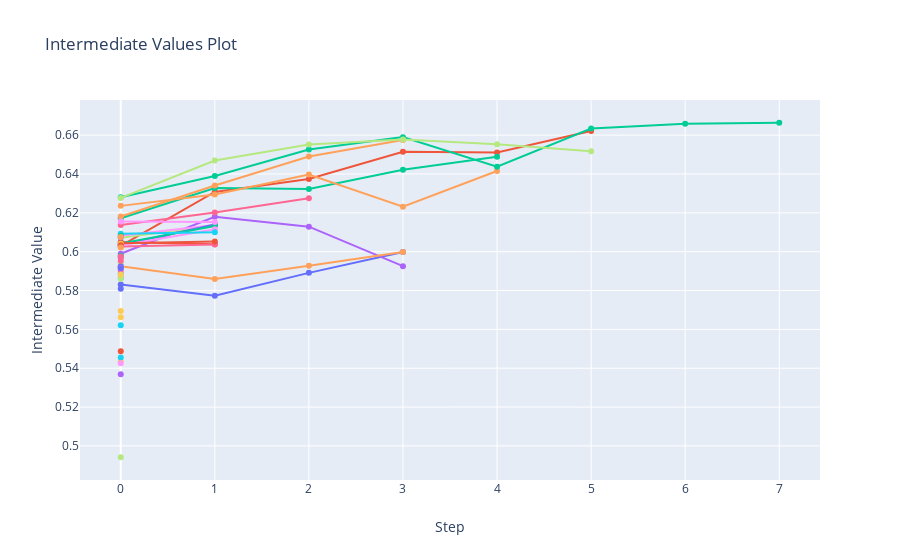

This figure's notebook cell:
### Markdown cell above
## Tuning Visualization

### Code cell
optuna.visualization.plot_intermediate_values(study)
# figure.write_image(f'dnn_results/plots/{algo}_50_trials_w_pruning.png')
# tpe_50_trials_w_pruning_intermed_values
# nsga_50_trials_w_pruning_intermed_values
# pso_50_trials_w_pruning_intermed_values
# harmony_50_trials_w_pruning_intermed_values
# siman_50_trials_w_pruning_intermed_values
# rnd_50_trials_w_pruning_intermed_values

### Figure 1 — Plotly figure (JSON) as saved in the notebook; plotly's stock layout.template omitted (floating-point values rounded to 4 significant figures)
{"data": [{"marker": {"maxdisplayed": 10}, "mode": "lines+markers", "name": "Trial0", "type": "scatter", "x": [0, 1, 2, 3], "y": [0.5831, 0.5773, 0.5891, 0.5999]}, {"marker": {"maxdisplayed": 10}, "mode": "lines+markers", "name": "Trial1", "type": "scatter", "x": [0, 1, 2, 3, 4, 5], "y": [0.6029, 0.6307, 0.6374, 0.6514, 0.6511, 0.6622]}, {"marker": {"maxdisplayed": 10}, "mode": "lines+markers", "name": "Trial2", "type": "scatter", "x": [0, 1, 2, 3, 4], "y": [0.6172, 0.6328, 0.6322, 0.6422, 0.6489]}, {"marker": {"maxdisplayed": 10}, "mode": "lines+markers", "name": "Trial3", "type": "scatter", "x": [0, 1, 2, 3], "y": [0.5989, 0.6179, 0.6129, 0.5925]}, {"marker": {"maxdisplayed": 10}, "mode": "lines+markers", "name": "Trial4", "type": "scatter", "x": [0, 1, 2, 3], "y": [0.5925, 0.586, 0.5927, 0.5999]}, {"marker": {"maxdisplayed": 10}, "mode": "lines+markers", "name": "Trial5", "type": "scatter", "x": [0], "y": [0.5885]}, {"marker": {"maxdisplayed": 10}, "mode": "lines+markers", "name": "Trial6", "type": "scatter", "x": [0, 1, 2], "y": [0.6138, 0.6201, 0.6275]}, {"marker": {"maxdisplayed": 10}, "mode": "lines+markers", "name": "Trial7", "type": "scatter", "x": [0, 1], "y": [0.6072, 0.6135]}, {"marker": {"maxdisplayed": 10}, "mode": "lines+markers", "name": "Trial8", "type": "scatter", "x": [0, 1], "y": [0.6083, 0.6138]}, {"marker": {"maxdisplayed": 10}, "mode": "lines+markers", "name": "Trial9", "type": "scatter", "x": [0], "y": [0.5434]}, {"marker": {"maxdisplayed": 10}, "mode": "lines+markers", "name": "Trial10", "type": "scatter", "x": [0, 1], "y": [0.6034, 0.614]}, {"marker": {"maxdisplayed": 10}, "mode": "lines+markers", "name": "Trial11", "type": "scatter", "x": [0, 1], "y": [0.605, 0.6038]}, {"marker": {"maxdisplayed": 10}, "mode": "lines+markers", "name": "Trial12", "type": "scatter", "x": [0, 1], "y": [0.6042, 0.6133]}, {"marker": {"maxdisplayed": 10}, "mode": "lines+markers", "name": "Trial13", "type": "scatter", "x": [0], "y": [0.597]}, {"marker": {"maxdisplayed": 10}, "mode": "lines+markers", "name": "Trial14", "type": "scatter", "x": [0, 1, 2, 3, 4], "y": [0.6236, 0.6294, 0.6397, 0.6232, 0.6415]}, {"marker": {"maxdisplayed": 10}, "mode": "lines+markers", "name": "Trial15", "type": "scatter", "x": [0], "y": [0.5865]}, {"marker": {"maxdisplayed": 10}, "mode": "lines+markers", "name": "Trial16", "type": "scatter", "x": [0, 1], "y": [0.6026, 0.6037]}, {"marker": {"maxdisplayed": 10}, "mode": "lines+markers", "name": "Trial17", "type": "scatter", "x": [0], "y": [0.5942]}, {"marker": {"maxdisplayed": 10}, "mode": "lines+markers", "name": "Trial18", "type": "scatter", "x": [0, 1], "y": [0.6032, 0.6115]}, {"marker": {"maxdisplayed": 10}, "mode": "lines+markers", "name": "Trial19", "type": "scatter", "x": [0], "y": [0.5662]}, {"marker": {"maxdisplayed": 10}, "mode": "lines+markers", "name": "Trial20", "type": "scatter", "x": [0], "y": [0.5925]}, {"marker": {"maxdisplayed": 10}, "mode": "lines+markers", "name": "Trial21", "type": "scatter", "x": [0, 1], "y": [0.6044, 0.6052]}, {"marker": {"maxdisplayed": 10}, "mode": "lines+markers", "name": "Trial22", "type": "scatter", "x": [0, 1, 2, 3, 4, 5, 6, 7], "y": [0.628, 0.639, 0.6526, 0.659, 0.6437, 0.6634, 0.6659, 0.6664]}, {"marker": {"maxdisplayed": 10}, "mode": "lines+markers", "name": "Trial23", "type": "scatter", "x": [0], "y": [0.5917]}, {"marker": {"maxdisplayed": 10}, "mode": "lines+markers", "name": "Trial24", "type": "scatter", "x": [0, 1, 2, 3], "y": [0.6181, 0.6341, 0.649, 0.6575]}, {"marker": {"maxdisplayed": 10}, "mode": "lines+markers", "name": "Trial25", "type": "scatter", "x": [0, 1], "y": [0.6092, 0.6099]}, {"marker": {"maxdisplayed": 10}, "mode": "lines+markers", "name": "Trial26", "type": "scatter", "x": [0], "y": [0.5902]}, {"marker": {"maxdisplayed": 10}, "mode": "lines+markers", "name": "Trial27", "type": "scatter", "x": [0, 1, 2, 3, 4, 5], "y": [0.6277, 0.647, 0.6552, 0.6578, 0.6553, 0.6518]}, {"marker": {"maxdisplayed": 10}, "mode": "lines+markers", "name": "Trial28", "type": "scatter", "x": [0], "y": [0.5914]}, {"marker": {"maxdisplayed": 10}, "mode": "lines+markers", "name": "Trial29", "type": "scatter", "x": [0], "y": [0.604]}, {"marker": {"maxdisplayed": 10}, "mode": "lines+markers", "name": "Trial30", "type": "scatter", "x": [0], "y": [0.5809]}, {"marker": {"maxdisplayed": 10}, "mode": "lines+markers", "name": "Trial31", "type": "scatter", "x": [0], "y": [0.6033]}, {"marker": {"maxdisplayed": 10}, "mode": "lines+markers", "name": "Trial32", "type": "scatter", "x": [0], "y": [0.5979]}, {"marker": {"maxdisplayed": 10}, "mode": "lines+markers", "name": "Trial33", "type": "scatter", "x": [0], "y": [0.537]}, {"marker": {"maxdisplayed": 10}, "mode": "lines+markers", "name": "Trial34", "type": "scatter", "x": [0], "y": [0.6021]}, {"marker": {"maxdisplayed": 10}, "mode": "lines+markers", "name": "Trial35", "type": "scatter", "x": [0], "y": [0.5455]}, {"marker": {"maxdisplayed": 10}, "mode": "lines+markers", "name": "Trial36", "type": "scatter", "x": [0], "y": [0.5953]}, {"marker": {"maxdisplayed": 10}, "mode": "lines+markers", "name": "Trial37", "type": "scatter", "x": [0], "y": [0.4942]}, {"marker": {"maxdisplayed": 10}, "mode": "lines+markers", "name": "Trial38", "type": "scatter", "x": [0, 1], "y": [0.6155, 0.6153]}, {"marker": {"maxdisplayed": 10}, "mode": "lines+markers", "name": "Trial39", "type": "scatter", "x": [0], "y": [0.5695]}, {"marker": {"maxdisplayed": 10}, "mode": "lines+markers", "name": "Trial40", "type": "scatter", "x": [0], "y": [0.5914]}, {"marker": {"maxdisplayed": 10}, "mode": "lines+markers", "name": "Trial41", "type": "scatter", "x": [0], "y": [0.5487]}, {"marker": {"maxdisplayed": 10}, "mode": "lines+markers", "name": "Trial42", "type": "scatter", "x": [0], "y": [0.6082]}, {"marker": {"maxdisplayed": 10}, "mode": "lines+markers", "name": "Trial43", "type": "scatter", "x": [0], "y": [0.6075]}, {"marker": {"maxdisplayed": 10}, "mode": "lines+markers", "name": "Trial44", "type": "scatter", "x": [0], "y": [0.6075]}, {"marker": {"maxdisplayed": 10}, "mode": "lines+markers", "name": "Trial45", "type": "scatter", "x": [0], "y": [0.5621]}, {"marker": {"maxdisplayed": 10}, "mode": "lines+markers", "name": "Trial46", "type": "scatter", "x": [0], "y": [0.5975]}, {"marker": {"maxdisplayed": 10}, "mode": "lines+markers", "name": "Trial47", "type": "scatter", "x": [0], "y": [0.5861]}, {"marker": {"maxdisplayed": 10}, "mode": "lines+markers", "name": "Trial48", "type": "scatter", "x": [0], "y": [0.5425]}, {"marker": {"maxdisplayed": 10}, "mode": "lines+markers", "name": "Trial49", "type": "scatter", "x": [0], "y": [0.5881]}], "layout": {"showlegend": false, "title": {"text": "Intermediate Values Plot"}, "xaxis": {"title": {"text": "Step"}}, "yaxis": {"title": {"text": "Intermediate Value"}}}}
